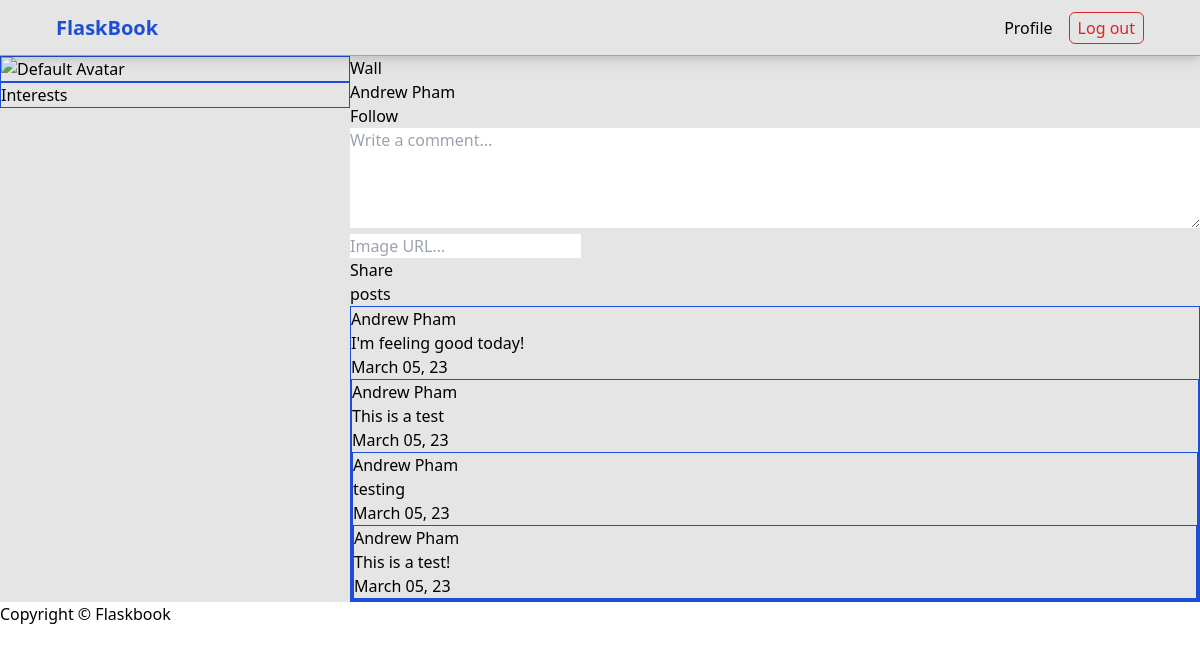
The page /droo/ (signed in) on the database its author committed.
### flaskbook_app/models.py (models this page shows, shortened)
class User(UserMixin, db.Model):
    id = db.Column(db.Integer, primary_key=True)
    username = db.Column(db.String(20), unique=True, nullable=False)
    password = db.Column(db.String(200), nullable=False)
    first_name = db.Column(db.String(40), nullable=False)
    last_name = db.Column(db.String(40), nullable=False)
    created_at = db.Column(db.DateTime, default=datetime.utcnow, nullable=False)
    user_interests = db.relationship('UserInterest', backref='user', lazy=True)
    avatar = db.Column(db.String(255), default='https://t4.ftcdn.net/jpg/00/64/67/63/360_F_64676383_LdbmhiNM6Ypzb3FM4PPuFP9rHe7ri8Ju.jpg')
    followed = db.relationship(
        'Follow',
        foreign_keys=[Follow.follower_id],
        backref='follower',
        lazy='dynamic',
    )
    followers = db.relationship(
        'Follow',
        foreign_keys=[Follow.followed_id],
        backref='followed',
        lazy='dynamic',
    )
    def is_following(self, user):
        return self.followed.filter_by(followed_id=user.id).first() is not None

class Post(db.Model):
    id = db.Column(db.Integer, primary_key=True)
    content = db.Column(db.String(1000), nullable=False)
    photo = db.Column(db.String(255))
    created_at = db.Column(db.DateTime, default=datetime.utcnow, nullable=False)
    author_id = db.Column(db.Integer, db.ForeignKey('user.id'), nullable=False)
    receiver_id = db.Column(db.Integer, db.ForeignKey('user.id'), nullable=False)
    author = db.relationship('User', backref='posts', lazy=True, foreign_keys=[author_id])
    receiver = db.relationship('User', backref='receieved_posts', lazy=True, foreign_keys=[receiver_id])

### flaskbook_app/main/routes.py (the view)
@main.route("/<username>/")
@login_required
def user_profile(username):
    form = PostForm()
    user = User.query.filter_by(username=username).first_or_404()
    posts = Post.query.filter_by(receiver_id=user.id).order_by(Post.created_at.desc()).all()
    interests = []
    for interest in user.user_interests:
        interests.append(interest.interest.name)
    return render_template("profile.html", user=user, current_user=current_user, interests=interests, form=form, posts=posts)

### flaskbook_app/main/forms.py
class PostForm(FlaskForm):
    content = TextAreaField('Comment', validators=[DataRequired()], render_kw={"placeholder": "Write a comment..."})
    image = StringField('Image', render_kw={"placeholder": "Image URL..."})
    submit = SubmitField('Share')

### flaskbook_app/extensions.py (called while the page is built)
@login_manager.user_loader
def load_user(user_id):
    return User.query.get(user_id)

### flaskbook_app/templates/profile.html (shortened to what this page needs)
{% extends 'base.html' %} {% block content %}
<section class="h-full w-full bg-neutral-200 flex">
  <section>
    <div class="w-[350px] border border-blue-700">
      {% if user.avatar %}
      <img src="{{ user.avatar }}" class="object-cover" alt="" />
      {% else %}
      <img
        src="https://t4.ftcdn.net/jpg/00/64/67/63/360_F_64676383_LdbmhiNM6Ypzb3FM4PPuFP9rHe7ri8Ju.jpg"
        class="object-cover"
        alt="Default Avatar"
      />
      {% endif %}
    </div>
    <div class="w-[350px] border border-blue-700">
      <h2>Interests</h2>
    </div>
  </section>
  <section class="w-full">
    <h2>Wall</h2>
    <h2>{{ user.first_name }} {{ user.last_name }}</h2>
    {% if current_user.username != user.username %} {% if current_user.is_following(user) %}
    <form action="{{ url_for('main.unfollow', user_id=user.id) }}" method="POST">
      <button type="submit" class="btn btn-primary">Unfollow</button>
    </form>
    {% else %}
    <form action="{{ url_for('main.follow', user_id=user.id) }}" method="POST">
      <button type="submit" class="btn btn-primary">Follow</button>
    </form>
    {% endif %} {% endif %}
    <form method="POST" action="{{ url_for('main.create_post', user_id=user.id)}}">
      <div class="form-group">{{ form.content(class="w-full h-[100px]") }}</div>
      <div class="form-group">{{ form.image(class="form-control") }}</div>
      {{ form.submit(class="btn btn-primary") }}
    </form>
    <div>
      <h2>posts</h2>
      {% for post in posts %}
      <div class="border border-blue-700">
        <p>{{ post.author.first_name}} {{ post.author.last_name }}</p>
        <p>{{ post.content }}</p>
        <p>{{ post.created_at.strftime('%B %d, %y') }}</p>
        {% endfor %}
    </div>
  </section>
</section>
{% endblock %}

### flaskbook_app/templates/base.html (shortened to what this page needs)
<!DOCTYPE html>
<html lang="en">
  <head>
    <link rel="stylesheet" href="{{ url_for('static', filename='css/dist/output.css') }}" />
    <script src="https://cdn.tailwindcss.com"></script>
  </head>
  <body class="min-w-screen min-h-screen">
    <header
      class="w-full h-14 bg-neutral-200 flex items-center px-14 justify-between border-b border-b-neutral-400 drop-shadow-lg"
    >
      <a class="text-blue-700 text-xl font-bold" href="/">FlaskBook</a>
      <nav>
        <div>
          <ul class="flex gap-x-4">
            <li>
              <a class="font-medium" href="/{{ current_user.username }}"
                ><p class="hover:underline">Profile</p></a
              >
            </li>
            <li class="hover:scale-[1.03] transform duration-100">
              <a
                class="border border-red-600 text-red-600 rounded-md px-2 py-1 font-medium"
                href="/logout"
                >Log out</a
              >
            </li>
          </ul>
        </div>
      </nav>
    </header>
    <main class="min-h-full w-full">{% block content %} {% endblock %}</main>
    <footer>Copyright &copy; Flaskbook</footer>
  </body>
</html>

### rows shown on the page
User: first_name "Andrew", last_name "Pham"
Post: author.first_name "Andrew", author.last_name "Pham", content "I'm feeling good today!", created_at "March 05, 23"
Post: author.first_name "Andrew", author.last_name "Pham", content "This is a test", created_at "March 05, 23"
Post: author.first_name "Andrew", author.last_name "Pham", content "testing", created_at "March 05, 23"
Post: author.first_name "Andrew", author.last_name "Pham", content "This is a test!", created_at "March 05, 23"
